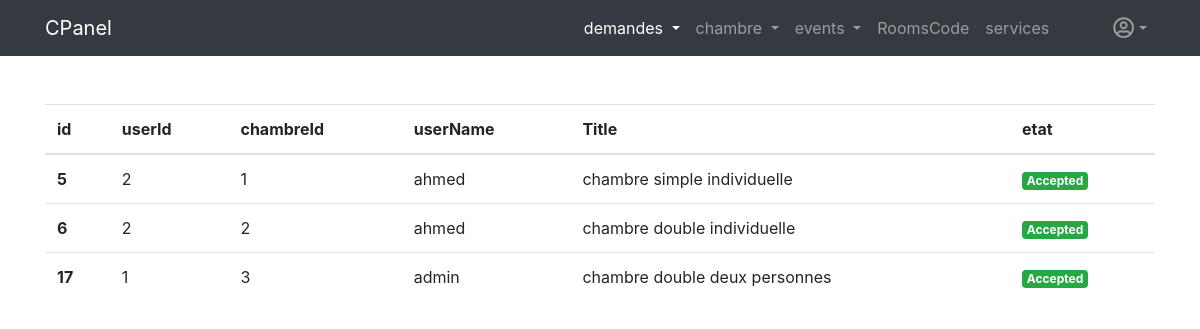
Screenshot of /dashboard.php (signed in) with the database file from the repository.
### tables this page shows
CREATE TABLE `reservations` (
  `id_reservation` int(10) UNSIGNED NOT NULL,
  `id_user` int(10) UNSIGNED NOT NULL,
  `id_ch` int(10) UNSIGNED NOT NULL,
  `etat` int(11) NOT NULL
);

CREATE TABLE `users` (
  `id` int(10) UNSIGNED NOT NULL,
  `username` varchar(30) NOT NULL,
  `pwd` varchar(300) NOT NULL
);

CREATE TABLE `chambre` (
  `id_ch` int(10) UNSIGNED NOT NULL,
  `title` varchar(70) NOT NULL,
  `description` varchar(500) NOT NULL,
  `prix` varchar(30) NOT NULL,
  `path` varchar(300) DEFAULT NULL,
  `code_chambre` varchar(40) NOT NULL
);

### dashboard.php (the view, shortened to what this page needs)
<?php
if(!isset($_SESSION['adminUsername']))
{
    header('Location: admin.php');
}
else{
  $db_username = 'root';
  $db_password = '';
  $db_name = 'khalil';
  $db_host = 'localhost';
  $db = mysqli_connect($db_host,$db_username,$db_password,$db_name) or die('Could not connect To database');
  $req = 'select r.id_reservation,u.id,c.id_ch,u.username, c.title,r.etat from reservations r join chambre c on r.id_ch=c.id_ch
  join users u on r.id_user = u.id  ';
  $exec = mysqli_query($db,$req);
?>
<!DOCTYPE html>
<html lang="en">
<head>
    <link rel="stylesheet" href="css/bootstrap.min.css">
</head>
<body>
<nav class="navbar navbar-expand-lg navbar-dark bg-dark">
<div class="container">
  <a class="navbar-brand" href="dashboard.php">CPanel</a>
  <div class="collapse navbar-collapse" id="navbarSupportedContent">
    <ul class="navbar-nav ml-auto">
    <li class="nav-item dropdown active ">
        <a class="nav-link dropdown-toggle" href="#" id="navbarDropdown" role="button" data-toggle="dropdown" aria-haspopup="true" aria-expanded="false">
          demandes
        </a>
      </li>
      <li class="nav-item dropdown">
        <a class="nav-link dropdown-toggle" href="#" id="navbarDropdown" role="button" data-toggle="dropdown" aria-haspopup="true" aria-expanded="false">
          chambre
        </a>
      </li>
      <li class="nav-item dropdown">
        <a class="nav-link dropdown-toggle" href="#" id="navbarDropdown" role="button" data-toggle="dropdown" aria-haspopup="true" aria-expanded="false">
          events
        </a>
      </li>
        <li class="nav-item">
            <a href="roomscode.php" class="nav-link">RoomsCode</a>
          </li>
          <li class="nav-item ">
            <a href="services.php" class="nav-link">services</a>
          </li>
      <li class="nav-item dropdown dropdown">
        <a class="nav-link dropdown-toggle ml-5 dropdown-toggle dropdown-toggle-split" href="#" id="navbarDropdown" role="button" data-toggle="dropdown" aria-haspopup="true" aria-expanded="false">
        <i class="far fa-user-circle fa-lg"></i>
        </a>
      </li>
    </ul>
  </div>
  </div>
</nav>
<div class="container mt-5">
<table class="table">
  <thead>
    <tr>
      <th scope="col">id</th>
      <th scope="col">userId</th>
      <th scope="col">chambreId</th>
      <th scope="col">userName</th>
      <th scope="col">Title</th>
      <th>etat</th>
    </tr>
  </thead>
  <tbody>
    <?php
        while($ch = mysqli_fetch_array($exec))
        {
    ?>
    <tr>
            <th scope="row"><?= $ch['id_reservation']; ?></th>
            <td> <?= $ch['id']; ?> </td>
            <td><?= $ch['id_ch']; ?></td>
            <td><?= $ch['username']; ?></td>
            <td><?= $ch['title']; ?></td>
            <td>
              <?php
                  if($ch['etat']==1)
                  {
              ?>
              <span class="badge badge-success">Accepted</span>
              <?php
                  }
               else
               {
              ?>
                <a href="accept_reserv.php?id=<?=$ch['id_reservation']; ?>" class="btn btn-outline-success">Accept</a>
                <a href="refuse_reserv.php?id=<?=$ch['id_reservation']; ?>" class="btn btn-outline-danger">Refuse</a>
               <?php } ?>
            </td>
    </tr>
        <?php }  ?>
  </tbody>
</table>
</div>
</body>
</html>
<?php } ?>

### rows the page displays
reservations: id_reservation "5", id_user "2", id_ch.id_ch "1", id_user.username "ahmed", id_ch.title "chambre simple individuelle", etat "Accepted"
reservations: id_reservation "6", id_user "2", id_ch.id_ch "2", id_user.username "ahmed", id_ch.title "chambre double individuelle", etat "Accepted"
reservations: id_reservation "17", id_user "1", id_ch.id_ch "3", id_user.username "admin", id_ch.title "chambre double deux personnes", etat "Accepted"
